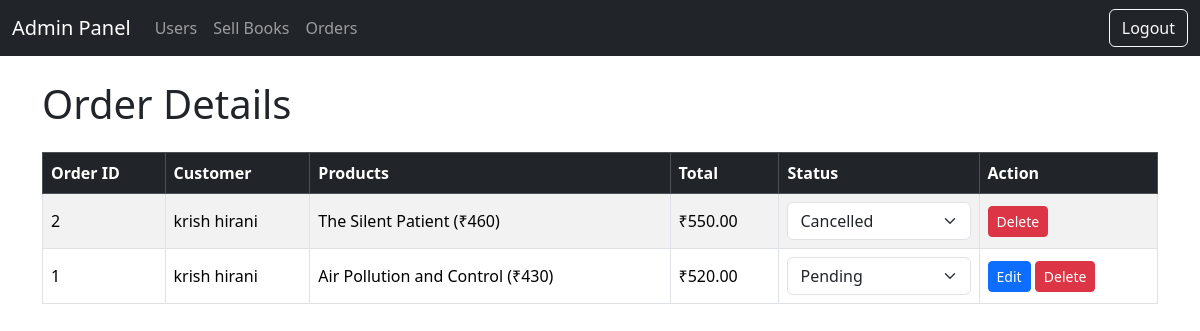
Screenshot of /admin/orders.php (signed in) with the database file from the repository.
### tables this page shows
CREATE TABLE `orders` (
  `id` int(11) NOT NULL,
  `user_email` varchar(100) NOT NULL,
  `name` varchar(100) NOT NULL,
  `phone` varchar(15) NOT NULL,
  `email` varchar(100) NOT NULL,
  `address` varchar(255) NOT NULL,
  `city` varchar(100) NOT NULL,
  `state` varchar(100) NOT NULL,
  `postal_code` varchar(10) NOT NULL,
  `payment_method` varchar(50) NOT NULL,
  `status` varchar(50) NOT NULL DEFAULT 'Pending',
  `total_products` varchar(1000) NOT NULL,
  `total_price` decimal(10,2) NOT NULL,
  `placed_on` timestamp NOT NULL DEFAULT current_timestamp()
);

### admin/orders.php (the view, shortened to what this page needs)
<?php
include 'header.php';
?>
<h1 class="mb-4">Order Details</h1>
<div class="table-responsive">
    <table class="table table-striped table-bordered align-middle">
        <thead class="table-dark">
            <tr>
                <th>Order ID</th>
                <th>Customer</th>
                <th>Products</th>
                <th>Total</th>
                <th>Status</th>
                <th>Action</th>
            </tr>
        </thead>
        <tbody>
            <?php
            $result = mysqli_query($con, "SELECT * FROM `orders` ORDER BY placed_on DESC");
            if(mysqli_num_rows($result) > 0){
                while($row = mysqli_fetch_assoc($result)){
            ?>
            <tr>
                <td><?php echo $row['id']; ?></td>
                <td><?php echo htmlspecialchars($row['name']); ?></td>
                <td><?php echo htmlspecialchars($row['total_products']); ?></td>
                <td>₹<?php echo $row['total_price']; ?></td>
                <td>
                    <select class="form-select" onchange="updateStatus(this)" data-orderid="<?php echo $row['id']; ?>">
                        <option value="Pending" <?php if($row['status'] == 'Pending') echo 'selected'; ?>>Pending</option>
                        <option value="Cancelled" <?php if($row['status'] == 'Cancelled') echo 'selected'; ?>>Cancelled</option>
                    </select>
                </td>
                <td>
                    <?php if ($row['status'] == 'Pending'): ?>
                        <a href="edit_order.php?id=<?php echo $row['id']; ?>" class="btn btn-primary btn-sm">Edit</a>
                    <?php endif; ?>
                    <a href="orders.php?delete=<?php echo $row['id']; ?>" class="btn btn-danger btn-sm" onclick="return confirm('Are you sure?');">Delete</a>
                </td>
            </tr>
            <?php
                }
            } else {
                echo "<tr><td colspan='6' class='text-center'>No orders found.</td></tr>";
            }
            ?>
        </tbody>
    </table>
</div>
<?php include 'footer.php'; ?>

### rows the page displays
orders: id "2", name "krish hirani", total_products "The Silent Patient (₹460)", total_price "550.00", status+id "Cancelled"
orders: id "1", name "krish hirani", total_products "Air Pollution and Control (₹430)", total_price "520.00", status+id "Pending"
